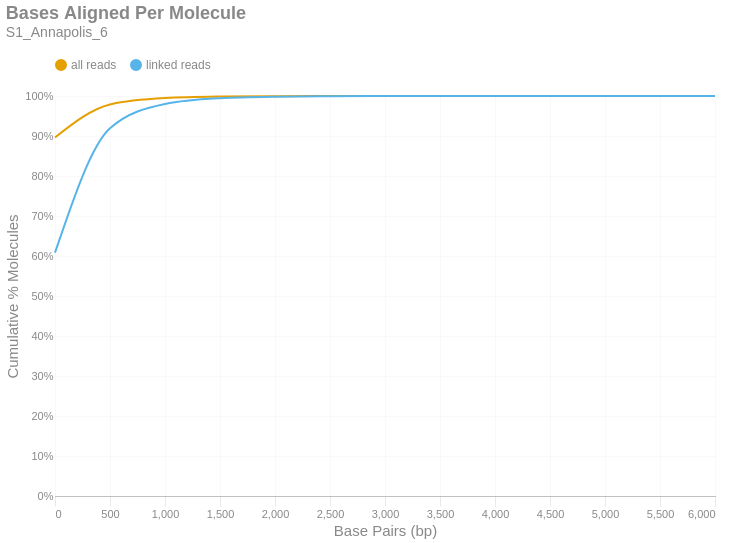

The code cell stored with this chart in its notebook:
### Markdown cell above
### Bases Aligned Per Molecule
This is a cumulative frequency distribution showing the number of base pairs aligned per unique molecule. These data are shown in 500 bp bins. There are two distributions: one with `all reads` (yellow) and another with only `linked reads` (blue). The percent of molecules in the `linked reads` distribution is relative to the total number of linked molecules.

### Code cell
if SKIPLR:
    print_html(f"Skipped")
else:
    binned_df = consolidated_hist(valids['aligned_bp'], mask, 500, True)
    with SafeRender(binned_df):
        (
            density_plot(binned_df, 'Bases Aligned Per Molecule', samplename, 'basesper')
            .encode(
                x=alt.X('bin:Q', title="Base Pairs (bp)").axis(tickMinStep=500).scale(padding=0),
                y=alt.Y('value:Q', title='Cumulative % Molecules')
                    .axis(format='%')
                    .scale(domain = [0,1])
                    .stack(False),
                color=alt.Color("key:N").scale(domain = ["all reads", "linked reads"]),
                tooltip = [
                    alt.Tooltip("key:N", title = "Data Type"),
                    alt.Tooltip("range_label:N", title="Bases Aligned Per Molecule"),
                    alt.Tooltip("value:Q", format = ".2%", title="% Molecules (Cum.)")
                ]
            )
        ).display()

### Figure 1 — Vega-Lite specification as saved in the notebook (floating-point values rounded to 4 significant figures)
{"width": "container", "height": 400, "config": {"title": {"anchor": "start", "dy": -15, "fontSize": 18, "color": "#888888", "subtitleColor": "#888888", "subtitleFontSize": 14}, "arc": {"fill": "#0072B2"}, "axis": {"domainColor": "#888888", "domainWidth": 0.5, "gridWidth": 0.2, "grid": false, "titleFontWeight": 400, "titleFontSize": 15, "labelFontSize": 11, "labelColor": "#888888", "tickColor": "#888888", "tickWidth": 0.2, "titleColor": "#888888"}, "axisBand": {"grid": false}, "axisX": {"grid": true, "tickSize": 10, "domainCap": "round"}, "axisY": {"domain": false, "grid": true, "tickSize": 0, "domainCap": "round"}, "background": "transparent", "header": {"labelFontSize": 15, "labelColor": "#888888", "titleFontSize": 15, "titleFontWeight": 600, "titleColor": "#888888"}, "legend": {"labelFont": "sans-serif", "labelFontSize": 12, "labelColor": "#888888", "symbolSize": 100, "symbolType": "circle", "titleFontSize": 12, "titlePadding": 10, "titleColor": "#888888", "title": null, "orient": "top"}, "range": {"category": ["#E69F00", "#56B4E9", "#009E73", "#F0E442", "#0072B2", "#D55E00", "#CC79A7", "#000000"], "diverging": ["#cfe8f3", "#a2d4ec", "#73bfe2", "#46abdb", "#1696d2", "#12719e"]}, "area": {"fill": "#0072B2", "fillOpacity": 0.7, "line": true, "strokeOpacity": 0.7}, "line": {"color": "#0072B2", "stroke": "#0072B2", "strokeWidth": 2}, "trail": {"color": "#0072B2", "stroke": "#0072B2", "strokeWidth": 0, "size": 1}, "point": {"filled": true, "fillOpacity": 1.0, "size": 95}, "text": {"color": "#888888", "fontSize": 11, "align": "right", "fontWeight": 400, "size": 11}, "bar": {"fill": "#0072B2", "stroke": null}, "view": {"stroke": null, "continuousWidth": 660, "continuousHeight": 400}}, "data": {"name": "data-a3ee2fa2a7fc7655fb92147f9a998b34"}, "mark": {"type": "line", "interpolate": "monotone", "point": {"opacity": 0, "size": 275}}, "encoding": {"color": {"field": "key", "scale": {"domain": ["all reads", "linked reads"]}, "type": "nominal"}, "tooltip": [{"field": "key", "title": "Data Type", "type": "nominal"}, {"field": "range_label", "title": "Bases Aligned Per Molecule", "type": "nominal"}, {"field": "value", "format": ".2%", "title": "% Molecules (Cum.)", "type": "quantitative"}], "x": {"axis": {"tickMinStep": 500}, "field": "bin", "scale": {"padding": 0}, "title": "Base Pairs (bp)", "type": "quantitative"}, "y": {"axis": {"format": "%"}, "field": "value", "scale": {"domain": [0, 1]}, "stack": false, "title": "Cumulative % Molecules", "type": "quantitative"}}, "params": [{"name": "param_c36ac31b6afebe62", "select": {"type": "point", "fields": ["key"]}, "bind": "legend"}], "title": {"text": "Bases Aligned Per Molecule", "subtitle": "S1_Annapolis_6"}, "transform": [{"fold": ["all reads (cumsum)", "linked reads (cumsum)"]}, {"calculate": "replace(datum.key, ' (cumsum)', '')", "as": "key"}, {"filter": {"param": "param_c36ac31b6afebe62"}}], "usermeta": {"embedOptions": {"downloadFileName": "S1_Annapolis_6.basesper"}}, "$schema": "https://vega.github.io/schema/vega-lite/v6.1.0.json", "datasets": {"data-a3ee2fa2a7fc7655fb92147f9a998b34": [{"bin": "0.0", "interval": "0.0-500.0", "all reads": 0.8962, "linked reads": 0.6083, "all reads (cumsum)": 0.8962, "linked reads (cumsum)": 0.6083, "range_label": "0-499"}, {"bin": "500.0", "interval": "500.0-1000.0", "all reads": 0.08259, "linked reads": 0.311, "all reads (cumsum)": 0.9788, "linked reads (cumsum)": 0.9193, "range_label": "500-999"}, {"bin": "1000.0", "interval": "1000.0-1500.0", "all reads": 0.01598, "linked reads": 0.06069, "all reads (cumsum)": 0.9947, "linked reads (cumsum)": 0.98, "range_label": "1000-1499"}, {"bin": "1500.0", "interval": "1500.0-2000.0", "all reads": 0.003813, "linked reads": 0.0145, "all reads (cumsum)": 0.9986, "linked reads (cumsum)": 0.9945, "range_label": "1500-1999"}, {"bin": "2000.0", "interval": "2000.0-2500.0", "all reads": 0.001023, "linked reads": 0.003889, "all reads (cumsum)": 0.9996, "linked reads (cumsum)": 0.9984, "range_label": "2000-2499"}, {"bin": "2500.0", "interval": "2500.0-3000.0", "all reads": 0.0002765, "linked reads": 0.001051, "all reads (cumsum)": 0.9999, "linked reads (cumsum)": 0.9995, "range_label": "2500-2999"}, {"bin": "3000.0", "interval": "3000.0-3500.0", "all reads": 9.031e-05, "linked reads": 0.0003434, "all reads (cumsum)": 0.9999, "linked reads (cumsum)": 0.9998, "range_label": "3000-3499"}, {"bin": "3500.0", "interval": "3500.0-4000.0", "all reads": 3.348e-05, "linked reads": 0.0001273, "all reads (cumsum)": 1.0, "linked reads (cumsum)": 0.9999, "range_label": "3500-3999"}, {"bin": "4000.0", "interval": "4000.0-4500.0", "all reads": 1.167e-05, "linked reads": 4.437e-05, "all reads (cumsum)": 1.0, "linked reads (cumsum)": 1.0, "range_label": "4000-4499"}, {"bin": "4500.0", "interval": "4500.0-5000.0", "all reads": 4.904e-06, "linked reads": 1.865e-05, "all reads (cumsum)": 1.0, "linked reads (cumsum)": 1.0, "range_label": "4500-4999"}, {"bin": "5000.0", "interval": "5000.0-5500.0", "all reads": 2.368e-06, "linked reads": 9.003e-06, "all reads (cumsum)": 1.0, "linked reads (cumsum)": 1.0, "range_label": "5000-5499"}, {"bin": "5500.0", "interval": "5500.0-6000.0", "all reads": 1.184e-06, "linked reads": 4.502e-06, "all reads (cumsum)": 1.0, "linked reads (cumsum)": 1.0, "range_label": "5500-5999"}, {"bin": "6000.0", "interval": "6000.0-6500.0", "all reads": 6.765e-07, "linked reads": 2.572e-06, "all reads (cumsum)": 1.0, "linked reads (cumsum)": 1.0, "range_label": "6000-6499"}]}}
